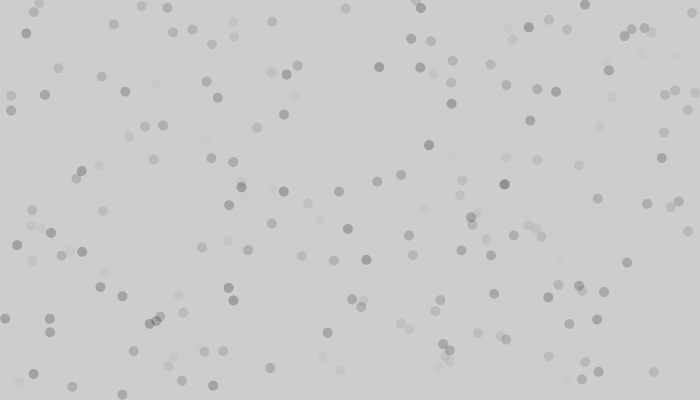
Frame 1 (no input)
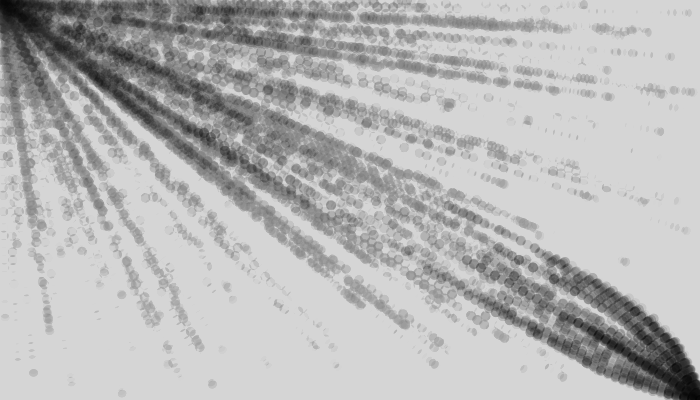
Frame 60 (the mouse pressed at the canvas centre just before this capture)
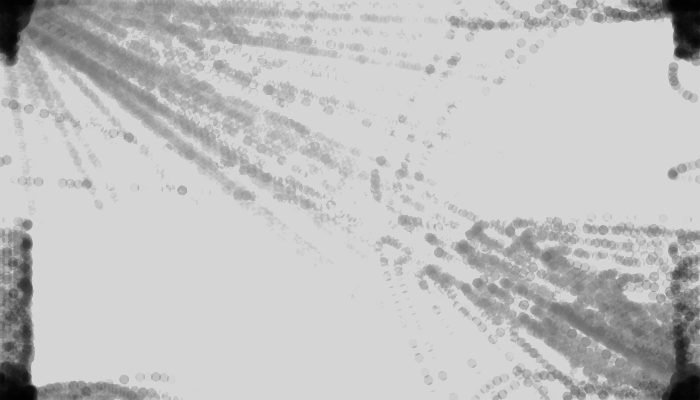
Frame 120 (the mouse held since frame 60 and released just before this capture)

The Processing sketch that drew these frames (run headless with seeded random() and noise(); from frame 60 on, the mouse is pressed at the canvas centre):

// Processing sketch: processing_36384
// ── processing_36384.pde

int num = 200;


Ball[] ball = new Ball[num];

void setup() {
  size(700,400);
  smooth();



  for (int i = 0; i < ball.length; i++) {
    ball[i] = new Ball(); 
  }
}

void draw() {
  noStroke();
  fill(255,3);
  rect(0,0,width,height);

  for (int i = 0; i < ball.length; i++) {
    ball[i].update();
    ball[i].passthrough();
    ball[i].display(); 

  }
}

 
class Ball {

  PVector location;
  PVector velocity;
  PVector acceleration;
  float topspeed;

  Ball() {
    location = new PVector(random(width),random(height));
    velocity = new PVector(0,0);
    topspeed = 8;
  }

  void update() {

    PVector mouse = new PVector(mouseX,mouseY);
    PVector dir = PVector.sub(mouse,location);  
    dir.normalize();    
    acceleration = dir;  
    

  if(mousePressed){
      dir.mult(-1);
    }

    else{
      dir.mult(1);
    }

    velocity.add(acceleration);
    velocity.limit(topspeed);
    location.add(velocity);
  }

  void display() {
    strokeWeight(1);
    fill(0,random(60));
    ellipse(location.x,location.y,10,10);

       
  }

  void passthrough() {

    if (location.x > width) {
      location.x = 0;
    } else if (location.x < 0) {
      location.x = width;
    }

    if (location.y > height) {
      location.y = 0;
    }  else if (location.y < 0) {
      location.y = height;
    }

  }

}



                
                
